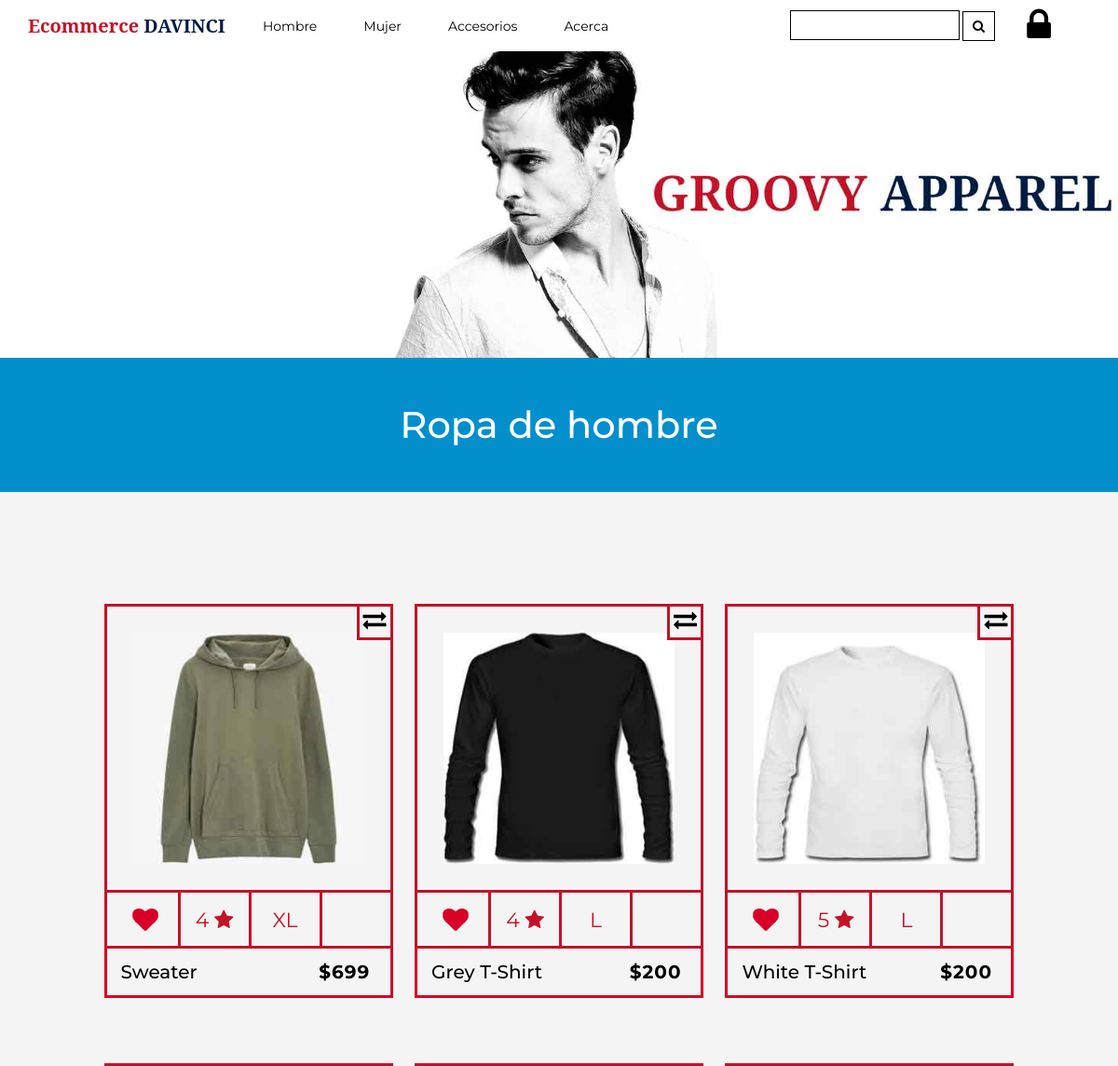
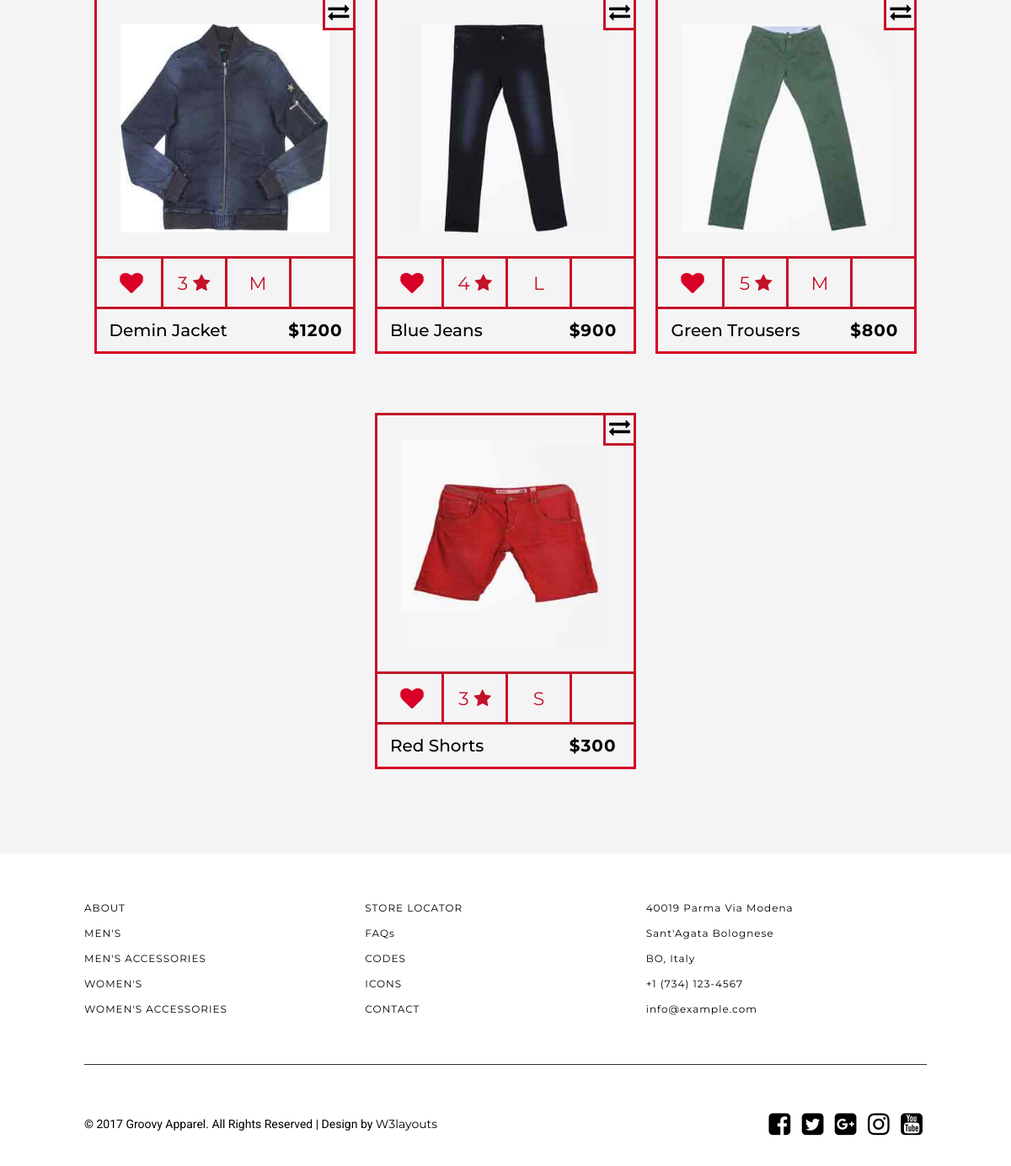
The app's page /mens.php with its own data (2 pictures, top to bottom).
### tables this page shows
CREATE TABLE `products` (
  `id` int(11) NOT NULL,
  `name` varchar(45) DEFAULT NULL,
  `description` varchar(255) DEFAULT NULL,
  `stock` int(11) DEFAULT NULL,
  `price` double DEFAULT NULL,
  `id_type` int(11) DEFAULT NULL,
  `size` varchar(45) DEFAULT NULL,
  `stars` int(11) DEFAULT NULL,
  PRIMARY KEY (`id`),
  KEY `products_typeProducts_id_fk` (`id_type`),
  CONSTRAINT `products_typeProducts_id_fk` FOREIGN KEY (`id_type`) REFERENCES `typeProducts` (`id`)
);

### database/mens.php (the view, shortened to what this page needs)
<?php
$sql = 'SELECT * FROM products ORDER BY 1';
$results = $con->query($sql);
foreach ($results as $row) {
    ?>
    <li class="wthree aits w3l">
        <div class="cbp-pgcontent" id="men-<?php echo $row['id'] ?>">
            <span class="cbp-pgrotate"><i class="fa fa-exchange" aria-hidden="true"></i></span>
            <a href="mens_single.php?id=<?php echo $row['id'] ?>">
                <div class="cbp-pgitem a3ls">
                    <div class="cbp-pgitem-flip">
                        <img src="images/<?php echo $row['id'] ?>-front.jpg" alt="Groovy Apparel">
                    </div>
                </div>
            </a>
            <ul class="cbp-pgoptions w3l">
                <li class="cbp-pgoptcompare">
                    <input type="checkbox" name="checkboxG8" id="checkboxG8" class="css-checkbox w3"><label
                            for="checkboxG8" class="css-label"></label>
                </li>
                <li class="cbp-pgoptfav">
                    <span><?php echo $row['stars'] ?> <i class="fa fa-star" aria-hidden="true"></i></span>
                </li>
                <li class="cbp-pgoptsize agile">
                    <span data-size="XL"><?php echo $row['size'] ?></span>
                </li>
                <li class="cbp-pgoptcart">
                </li>
            </ul>
        </div>
        <a href="mens_single.php?id=<?php echo $row['id'] ?>">
            <div class="cbp-pginfo w3layouts">
                <h3><?php echo $row['name'] ?></h3>
                <span class="cbp-pgprice"><?php echo "$" . $row['price'] ?></span>
            </div>
        </a>
    </li>
<?php } ?>

### records on screen
products: shows a picture, stars "4", size "XL", name "Sweater", price "699"
products: shows a picture, stars "4", size "L", name "Grey T-Shirt", price "200"
products: shows a picture, stars "5", size "L", name "White T-Shirt", price "200"
products: shows a picture, stars "3", size "M", name "Demin Jacket", price "1200"
products: shows a picture, stars "4", size "L", name "Blue Jeans", price "900"
products: shows a picture, stars "5", size "M", name "Green Trousers", price "800"
products: shows a picture, stars "3", size "S", name "Red Shorts", price "300"
